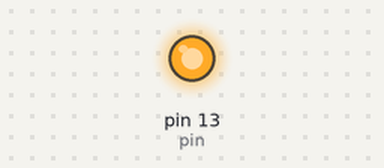
The sketch below on a simulated Arduino Uno, built with avr-gcc and run on an emulated ATmega328P. On the bench: output pins drawn as LEDs (lit = HIGH).

Above: at 0.2 s.
At 12.7 s:
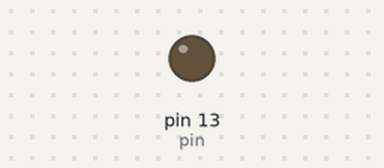
Timing chart, 0 to 18.2 s (numbered marks = the images above):
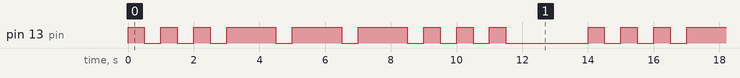

Measured:
- by itself, pin 13 (pin): repeats every 14.0 s: 2 × (LOW 0.50 s, HIGH 0.50 s), 3 × (LOW 0.50 s, HIGH 1.5 s), 3 × (LOW 0.50 s, HIGH 0.50 s), LOW 2.5 s, HIGH 0.50 s
- by itself, everything shown: repeats every 14.0 s, in 18 steps

The sketch:

___________________________.ino
```cpp
/*
 * Sketch2.ino
 *
 * Created: 9/15/2015 2:44:03 AM
 * Author: Алексей
 */

int pin = 13;
int time = 500;

void setup()
{

	  //инициализируем диод
	  pinMode(pin, OUTPUT);

}

void loop()
{
	//генерируем букву "S" азбукой Морзе.
	//точка
	digitalWrite(pin, HIGH);
	delay(time);
	digitalWrite(pin, LOW);
	delay(time);
	//точка
	digitalWrite(pin, HIGH);
	delay(time);
	digitalWrite(pin, LOW);
	delay(time);
	//точка
	digitalWrite(pin, HIGH);
	delay(time);
	digitalWrite(pin, LOW);
	delay(time);

	//генерируем букву "O" азбукой Морзе.
	//тире
	digitalWrite(pin, HIGH);
	delay(3*time);
	digitalWrite(pin, LOW);
	delay(time);
	//тире
	digitalWrite(pin, HIGH);
	delay(3*time);
	digitalWrite(pin, LOW);
	delay(time);
	//тире
	digitalWrite(pin, HIGH);
	delay(3*time);
	digitalWrite(pin, LOW);
	delay(time);

	//генерируем букву "S" азбукой Морзе.
	//точка
	digitalWrite(pin, HIGH);
	delay(time);
	digitalWrite(pin, LOW);
	delay(time);
	//точка
	digitalWrite(pin, HIGH);
	delay(time);
	digitalWrite(pin, LOW);
	delay(time);
	//точка
	digitalWrite(pin, HIGH);
	delay(time);
	digitalWrite(pin, LOW);
	delay(time);

	//пауза между повторами
	delay(4*time);
}
```
